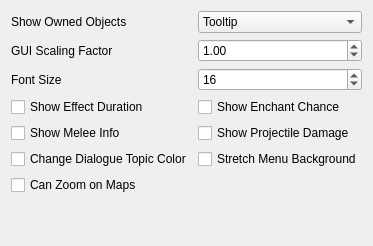
     <widget class="QWidget" name="Interface">
      <attribute name="title">
       <string>Interface</string>
      </attribute>
      <layout class="QVBoxLayout">
       <item>
        <layout class="QGridLayout" name="gridLayout">
         <item row="0" column="1">
          <widget class="QComboBox" name="showOwnedComboBox">
           <property name="currentIndex">
            <number>1</number>
           </property>
           <item>
            <property name="text">
             <string>Off</string>
            </property>
           </item>
           <item>
            <property name="text">
             <string>Tooltip</string>
            </property>
           </item>
           <item>
            <property name="text">
             <string>Crosshair</string>
            </property>
           </item>
           <item>
            <property name="text">
             <string>Tooltip and Crosshair</string>
            </property>
           </item>
          </widget>
         </item>
         <item row="1" column="1">
          <widget class="QDoubleSpinBox" name="scalingSpinBox">
           <property name="decimals">
            <number>2</number>
           </property>
           <property name="minimum">
            <double>0.500000000000000</double>
           </property>
           <property name="maximum">
            <double>8.000000000000000</double>
           </property>
           <property name="singleStep">
            <double>0.250000000000000</double>
           </property>
           <property name="value">
            <double>1.000000000000000</double>
           </property>
          </widget>
         </item>
         <item row="2" column="1">
          <widget class="QSpinBox" name="fontSizeSpinBox">
           <property name="minimum">
            <number>12</number>
           </property>
           <property name="maximum">
            <number>18</number>
           </property>
           <property name="singleStep">
            <number>1</number>
           </property>
           <property name="value">
            <number>16</number>
           </property>
          </widget>
         </item>
         <item row="1" column="0">
          <widget class="QLabel" name="scalingLabel">
           <property name="toolTip">
            <string>&lt;html&gt;&lt;head/&gt;&lt;body&gt;&lt;p&gt;This setting scales GUI windows. A value of 1.0 results in the normal scale.&lt;/p&gt;&lt;/body&gt;&lt;/html&gt;</string>
           </property>
           <property name="text">
            <string>GUI Scaling Factor</string>
           </property>
          </widget>
         </item>
         <item row="4" column="0">
          <widget class="QCheckBox" name="showEffectDurationCheckBox">
           <property name="toolTip">
            <string>&lt;html&gt;&lt;head/&gt;&lt;body&gt;&lt;p&gt;Show the remaining duration of magic effects and lights if this setting is true. The remaining duration is displayed in the tooltip by hovering over the magical effect. &lt;/p&gt;&lt;p&gt;The default value is false.&lt;/p&gt;&lt;/body&gt;&lt;/html&gt;</string>
           </property>
           <property name="text">
            <string>Show Effect Duration</string>
           </property>
          </widget>
         </item>
         <item row="6" column="0">
          <widget class="QCheckBox" name="changeDialogTopicsCheckBox">
           <property name="toolTip">
            <string>&lt;html&gt;&lt;head/&gt;&lt;body&gt;&lt;p&gt;If this setting is true, dialogue topics will have a different color if the topic is specific to the NPC you're talking to or the topic was previously seen. Color can be changed in settings.cfg.&lt;/p&gt;&lt;p&gt;The default value is false.&lt;/p&gt;&lt;/body&gt;&lt;/html&gt;</string>
           </property>
           <property name="text">
            <string>Change Dialogue Topic Color</string>
           </property>
          </widget>
         </item>
         <item row="2" column="0">
          <widget class="QLabel" name="fontSizeLabel">
           <property name="toolTip">
            <string>Size of characters in game texts.</string>
           </property>
           <property name="text">
            <string>Font Size</string>
           </property>
          </widget>
         </item>
         <item row="7" column="0">
          <widget class="QCheckBox" name="useZoomOnMapCheckBox">
           <property name="toolTip">
            <string>&lt;html&gt;&lt;head/&gt;&lt;body&gt;&lt;p&gt;Enable zooming on local and global maps.&lt;/p&gt;&lt;/body&gt;&lt;/html&gt;</string>
           </property>
           <property name="text">
            <string>Can Zoom on Maps</string>
           </property>
          </widget>
         </item>
         <item row="5" column="1">
          <widget class="QCheckBox" name="showProjectileDamageCheckBox">
           <property name="toolTip">
            <string>&lt;html&gt;&lt;head/&gt;&lt;body&gt;&lt;p&gt;If this setting is true, damage bonus of arrows and bolts will be shown on item tooltip.&lt;/p&gt;&lt;p&gt;The default value is false.&lt;/p&gt;&lt;/body&gt;&lt;/html&gt;</string>
           </property>
           <property name="text">
            <string>Show Projectile Damage</string>
           </property>
          </widget>
         </item>
         <item row="5" column="0">
          <widget class="QCheckBox" name="showMeleeInfoCheckBox">
           <property name="toolTip">
            <string>&lt;html&gt;&lt;head/&gt;&lt;body&gt;&lt;p&gt;If this setting is true, melee weapons reach and speed will be shown on item tooltip.&lt;/p&gt;&lt;p&gt;The default value is false.&lt;/p&gt;&lt;/body&gt;&lt;/html&gt;</string>
           </property>
           <property name="text">
            <string>Show Melee Info</string>
           </property>
          </widget>
         </item>
         <item row="6" column="1">
          <widget class="QCheckBox" name="stretchBackgroundCheckBox">
           <property name="toolTip">
            <string>&lt;html&gt;&lt;head/&gt;&lt;body&gt;&lt;p&gt;Stretch menus, load screens, etc. to the window aspect ratio.&lt;/p&gt;&lt;/body&gt;&lt;/html&gt;</string>
           </property>
           <property name="text">
            <string>Stretch Menu Background</string>
           </property>
          </widget>
         </item>
         <item row="0" column="0">
          <widget class="QLabel" name="showOwnedLabel">
           <property name="text">
            <string>Show Owned Objects</string>
           </property>
          </widget>
         </item>
         <item row="4" column="1">
          <widget class="QCheckBox" name="showEnchantChanceCheckBox">
           <property name="toolTip">
            <string>&lt;html&gt;&lt;head/&gt;&lt;body&gt;&lt;p&gt;Whether or not the chance of success will be displayed in the enchanting menu.&lt;/p&gt;&lt;p&gt;The default value is false.&lt;/p&gt;&lt;/body&gt;&lt;/html&gt;</string>
           </property>
           <property name="text">
            <string>Show Enchant Chance</string>
           </property>
          </widget>
         </item>
        </layout>
       </item>
       <item>
        <spacer name="verticalSpacer_2">
         <property name="orientation">
          <enum>Qt::Vertical</enum>
         </property>
         <property name="sizeHint" stdset="0">
          <size>
           <width>20</width>
           <height>40</height>
          </size>
         </property>
        </spacer>
       </item>
      </layout>
     </widget>
